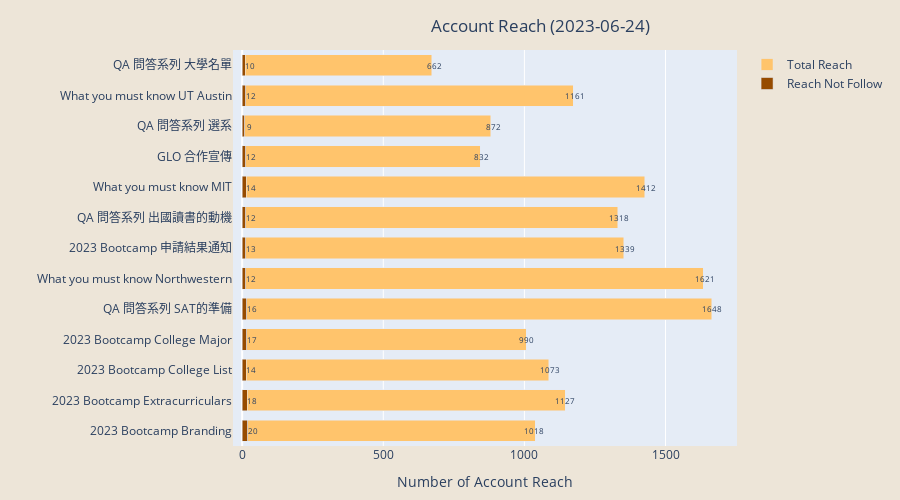

Notebook code cell kept with this figure:
### Code cell
# Account reach, account reach not follow
plt.figure(figsize=(10,6))
reach_not_follow = plt.barh(df["label"], width = df["account_reach_not_follow"], color = "#964B00") 
reach_total = plt.barh(df["label"], width = df["account_reach"], left = df["account_reach_not_follow"], color = "#FFC46C") 

plt.title("Account Reach " + f"({date.today()})")
plt.xlabel("Number of Account Reach")
plt.rcParams['axes.facecolor'] = "#EDE5D8"
plt.legend([reach_total, reach_not_follow], ["Total Reach", "Reach Not Follow"], facecolor = "white")

for index, value in enumerate(df["account_reach"]):
    plt.text(value, index,
             str(value), fontsize = 8)
for index, value in enumerate(df["account_reach_not_follow"]):
    plt.text(value, index,
             str(value), fontsize = 8)
#plt.savefig(f'reach_{date_format}.png', bbox_inches='tight')
#plt.show()

# Create the reach not follow trace
trace_not_follow = go.Bar(
    y=df["label"],
    x=df["account_reach_not_follow"],
    orientation='h',
    marker=dict(color="#964B00"),
    name="Reach Not Follow"
)

# Create the total reach trace
trace_total = go.Bar(
    y=df["label"],
    x=df["account_reach"],
    orientation='h',
    marker=dict(color="#FFC46C"),
    name="Total Reach"
)

# Create the layout for the plot
layout = go.Layout(
    title=dict(
        text="Account Reach " + f"({date.today()})",
        x=0.6,  # Set the x-position of the title to the center of the plot
        y=0.96  # Set the y-position of the title (0 is the top, 1 is the bottom)
    ),
    xaxis=dict(title="Number of Account Reach"),
    yaxis=dict(title=""),
    paper_bgcolor="#EDE5D8",
    yaxis_tickfont=dict(size=12),
    bargap=0.3,
    height=500,
    margin=dict(l=50, r=50, t=50, b=50),
    barmode='stack'  # Set the barmode to 'stack' for stacked bars
)

# Create the Figure object and add the data and layout
account_reach_fig = go.Figure(data=[trace_not_follow, trace_total], layout=layout)

# Add text annotations to the bars
for i, value in enumerate(df["account_reach_not_follow"]):
    account_reach_fig.add_annotation(
        x=value,
        y=df["label"][i],
        text="     " + str(value),
        font=dict(size=8),
        showarrow=False
    )

for i, value in enumerate(df["account_reach"]):
    account_reach_fig.add_annotation(
        x=value,
        y=df["label"][i],
        text="     " + str(value),
        font=dict(size=8),
        showarrow=False
    )

# Display the interactive plot
account_reach_fig.show()
#pio.write_image(account_reach_fig, f'account_reach_{date_format}.png')

### Figure 1 — Plotly figure (JSON) as saved in the notebook; plotly's stock layout.template omitted (floating-point values rounded to 4 significant figures)
{"data": [{"marker": {"color": "#964B00"}, "name": "Reach Not Follow", "orientation": "h", "type": "bar", "x": [20, 18, 14, 17, 16, 12, 13, 12, 14, 12, 9, 12, 10], "y": ["2023 Bootcamp Branding", "2023 Bootcamp Extracurriculars", "2023 Bootcamp College List", "2023 Bootcamp College Major", "QA 問答系列 SAT的準備", "What you must know Northwestern", "2023 Bootcamp 申請結果通知", "QA 問答系列 出國讀書的動機", "What you must know MIT", "GLO 合作宣傳", "QA 問答系列 選系", "What you must know UT Austin", "QA 問答系列 大學名單"]}, {"marker": {"color": "#FFC46C"}, "name": "Total Reach", "orientation": "h", "type": "bar", "x": [1018, 1127, 1073, 990, 1648, 1621, 1339, 1318, 1412, 832, 872, 1161, 662], "y": ["2023 Bootcamp Branding", "2023 Bootcamp Extracurriculars", "2023 Bootcamp College List", "2023 Bootcamp College Major", "QA 問答系列 SAT的準備", "What you must know Northwestern", "2023 Bootcamp 申請結果通知", "QA 問答系列 出國讀書的動機", "What you must know MIT", "GLO 合作宣傳", "QA 問答系列 選系", "What you must know UT Austin", "QA 問答系列 大學名單"]}], "layout": {"annotations": [{"font": {"size": 8}, "showarrow": false, "text": "     20", "x": 20, "y": "2023 Bootcamp Branding"}, {"font": {"size": 8}, "showarrow": false, "text": "     18", "x": 18, "y": "2023 Bootcamp Extracurriculars"}, {"font": {"size": 8}, "showarrow": false, "text": "     14", "x": 14, "y": "2023 Bootcamp College List"}, {"font": {"size": 8}, "showarrow": false, "text": "     17", "x": 17, "y": "2023 Bootcamp College Major"}, {"font": {"size": 8}, "showarrow": false, "text": "     16", "x": 16, "y": "QA 問答系列 SAT的準備"}, {"font": {"size": 8}, "showarrow": false, "text": "     12", "x": 12, "y": "What you must know Northwestern"}, {"font": {"size": 8}, "showarrow": false, "text": "     13", "x": 13, "y": "2023 Bootcamp 申請結果通知"}, {"font": {"size": 8}, "showarrow": false, "text": "     12", "x": 12, "y": "QA 問答系列 出國讀書的動機"}, {"font": {"size": 8}, "showarrow": false, "text": "     14", "x": 14, "y": "What you must know MIT"}, {"font": {"size": 8}, "showarrow": false, "text": "     12", "x": 12, "y": "GLO 合作宣傳"}, {"font": {"size": 8}, "showarrow": false, "text": "     9", "x": 9, "y": "QA 問答系列 選系"}, {"font": {"size": 8}, "showarrow": false, "text": "     12", "x": 12, "y": "What you must know UT Austin"}, {"font": {"size": 8}, "showarrow": false, "text": "     10", "x": 10, "y": "QA 問答系列 大學名單"}, {"font": {"size": 8}, "showarrow": false, "text": "     1018", "x": 1018, "y": "2023 Bootcamp Branding"}, {"font": {"size": 8}, "showarrow": false, "text": "     1127", "x": 1127, "y": "2023 Bootcamp Extracurriculars"}, {"font": {"size": 8}, "showarrow": false, "text": "     1073", "x": 1073, "y": "2023 Bootcamp College List"}, {"font": {"size": 8}, "showarrow": false, "text": "     990", "x": 990, "y": "2023 Bootcamp College Major"}, {"font": {"size": 8}, "showarrow": false, "text": "     1648", "x": 1648, "y": "QA 問答系列 SAT的準備"}, {"font": {"size": 8}, "showarrow": false, "text": "     1621", "x": 1621, "y": "What you must know Northwestern"}, {"font": {"size": 8}, "showarrow": false, "text": "     1339", "x": 1339, "y": "2023 Bootcamp 申請結果通知"}, {"font": {"size": 8}, "showarrow": false, "text": "     1318", "x": 1318, "y": "QA 問答系列 出國讀書的動機"}, {"font": {"size": 8}, "showarrow": false, "text": "     1412", "x": 1412, "y": "What you must know MIT"}, {"font": {"size": 8}, "showarrow": false, "text": "     832", "x": 832, "y": "GLO 合作宣傳"}, {"font": {"size": 8}, "showarrow": false, "text": "     872", "x": 872, "y": "QA 問答系列 選系"}, {"font": {"size": 8}, "showarrow": false, "text": "     1161", "x": 1161, "y": "What you must know UT Austin"}, {"font": {"size": 8}, "showarrow": false, "text": "     662", "x": 662, "y": "QA 問答系列 大學名單"}], "bargap": 0.3, "barmode": "stack", "height": 500, "margin": {"b": 50, "l": 50, "r": 50, "t": 50}, "paper_bgcolor": "#EDE5D8", "title": {"text": "Account Reach (2023-06-24)", "x": 0.6, "y": 0.96}, "xaxis": {"title": {"text": "Number of Account Reach"}}, "yaxis": {"tickfont": {"size": 12}, "title": {"text": ""}}}}
